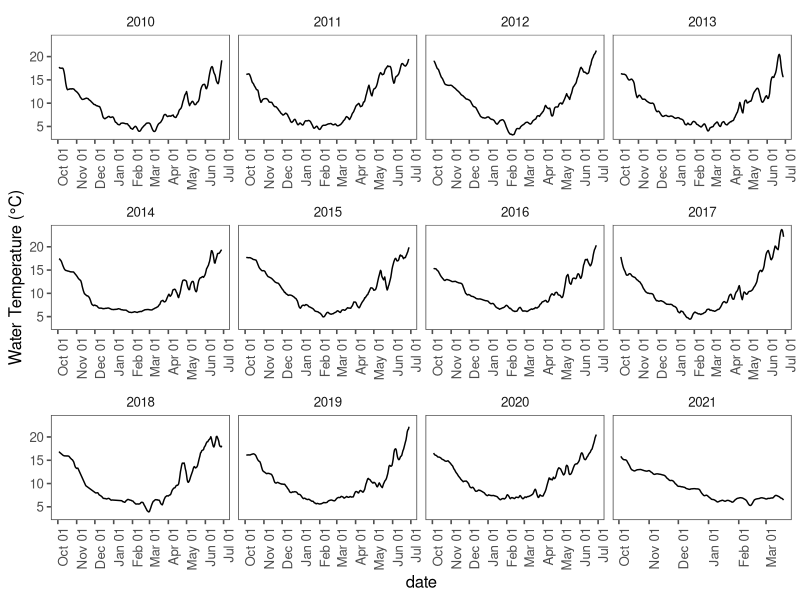

The R script that drew this image: (Note: this script raises an error after producing the figure.)
#### CLEAR THE ENVIRONMENT FIRST ---------------------------------------------

rm(list = ls(all.names = TRUE))


#### LOAD PACKAGES -----------------------------------------------------------

library(tidyverse)
library(ggplot2)
library(data.table)
library(ggthemes)
library(readxl)
library(gridExtra)
library(grid)
library(cowplot)


#### LOAD TEMPERATURE DATA -----------------------------------------------------------------------

temp.all <- read_excel("data/lake-geneva/lake-geneva-temperature.xlsx", sheet = "temp", skip = 28) %>% 
  mutate(yday = yday(date)) %>% 
  filter(year >= 2010)

## Calculate a 5-day center moving average to smooth temperature curve
## Smoothing prevents issues below trying to find the start and stop from large daily temp deviations
temp.all.ma <- temp.all %>% group_by(year) %>% 
  mutate(temp.ma_c = frollmean(temp_c, n = 5, align = "center")) %>% 
  filter(!is.na(temp.ma_c))

## 
ggplot(temp.all.ma, aes(x = date, y = temp.ma_c)) + 
  geom_line() + theme_few() + 
  ylab('Water Temperature (°C)') + 
  scale_x_datetime(date_breaks = "1 month", date_labels =  "%b %d") + 
  theme(axis.text.x = element_text(angle = 90, hjust = 1))  + 
  facet_wrap(~year, scales = "free_x")


#### CALCULATE MEAN SPAWNING DATE ----------------------------------------------------------------

model.locations <- read_excel("data/model-population-parameters.xlsx", sheet = "bio-parameters", skip = 34) %>% 
  filter(lake == "Lake Geneva")


#### CALCULATE MEAN SPAWNING DATE ----------------------------------------------------------------

## Calculate the start date of spawning period
spawn.start.date <- temp.all.ma %>% 
  group_by(year) %>% 
  filter(temp.ma_c <= model.locations$start.spawn.temp_c) %>% 
  arrange(date) %>% 
  slice(1) %>% select(year, spawn.start.date = date)

## Calculate the end date of spawning period
spawn.end.date <- temp.all.ma %>% 
  group_by(year) %>% 
  filter(temp.ma_c <= model.locations$end.spawn.temp_c) %>% 
  arrange(date) %>% 
  slice(1) %>% 
  select(year, spawn.end.date = date) %>% 
  ## subtract one day to correct for temp less than (spawning ends day of temp threshold)
  mutate(spawn.end.date = as.Date(spawn.end.date)-1)

## Combine start and end dates; Filter to each day in spawning period
spawn.period.temp <- temp.all.ma %>% 
  left_join(spawn.start.date) %>% 
  left_join(spawn.end.date) %>% 
  mutate(spawn.length_days = as.Date(spawn.end.date) - as.Date(spawn.start.date),
         spawn.end.date = as.Date(ifelse(spawn.length_days > 30, as.Date(spawn.start.date)+30, spawn.end.date), origin = "1970-01-01"),
         spawn.length_days = as.Date(spawn.end.date) - as.Date(spawn.start.date)) %>%
  group_by(year) %>% 
  filter(date >= spawn.start.date, date <= spawn.end.date)

mu.spawn <- spawn.period.temp %>% 
  group_by(year) %>% 
  summarize(mu.spawn.date = mean(date)) %>% 
  mutate(mu.spawn.yday = yday(mu.spawn.date))


#### CALCULATE MEAN HATCHING DATE ----------------------------------------------------------------

mu.hatch <- read_excel("data/lake-geneva/lake-geneva-hatching.xlsx", sheet = "lake-geneva-hatching", skip = 27) %>%
  group_by(year) %>% 
  summarize(mu.hatch.date = as.Date(weighted.mean(date, abundance), format = "%Y-%m-%d")) %>% 
  mutate(mu.hatch.yday = yday(mu.hatch.date)) %>% 
  summarize(mu.hatch = as.integer(mean(mu.hatch.yday))) %>% pull()


## Filter temp profiles by start and end dates, calculate daily degree-days

temp.inc <- temp.all.ma %>% left_join(mu.spawn) %>%
  group_by(year) %>% 
  filter(date >= mu.spawn.date, yday <= mu.hatch) %>% 
  select(-mu.spawn.date, -mu.spawn.yday)


## Find ADD at hatch
temp.ADD <- temp.inc %>% group_by(year) %>% 
  mutate(ADD = cumsum(temp.ma_c)) %>% 
  filter(ADD == max(ADD)) %>% 
  select(date, year, temp.ma_c, ADD)


#### EUROPEAN WHITEFISH MODELS -------------------------------------------------------------------

## Polynomial: y = a + bx + cx^2
## Semilog: log10(y) = log10(a) + log10(b)x + log10(c)x^2
## Antilog: 10^(log(y))

## Eckmann 1987 (uses natural log)
model.EC <- read_excel("data/model-structural-parameters.xlsx", sheet = "coefficients", skip = 32) %>% 
  filter(lake == "Lake Constance", morph == "littoral", source == "Eckmann (1987)")

## Take antilog from daily semilog output, accumulate across days
model.EC.perc <- temp.all.ma %>% left_join(mu.spawn) %>% 
  group_by(year) %>% 
  filter(date >= mu.spawn.date) %>% 
  mutate(perc.day = (10^(model.EC$a + model.EC$b * temp.ma_c + model.EC$c * temp.ma_c^2))*100,
         perc.cum = cumsum(perc.day)) %>% 
  filter(perc.cum <= 100) %>%
  mutate(ADD = cumsum(temp.ma_c))

model.EC.perc.max <- model.EC.perc %>% group_by(year) %>% 
  filter(perc.cum == max(perc.cum)) %>% 
  select(date, year, temp.ma_c, ADD) %>% 
  mutate(model = "EC")


## Stewart et al. 2021
model.geneva <- read_excel("data/model-structural-parameters.xlsx", sheet = "coefficients", skip = 32) %>% 
  filter(lake == "Lake Geneva")

## Take antilog from daily semilog output, accumulate across days
model.geneva.perc <- temp.all.ma %>%left_join(mu.spawn) %>% 
  group_by(year) %>% 
  filter(date >= mu.spawn.date) %>% 
  mutate(perc.day = (10^(model.geneva$a + model.geneva$b * temp.ma_c))*100,
         perc.cum = cumsum(perc.day),) %>% 
  filter(perc.cum <= 100) %>%
  mutate(ADD = cumsum(temp.ma_c))

model.geneva.perc.max <- model.geneva.perc %>% group_by(year) %>% 
  filter(perc.cum == max(perc.cum)) %>% 
  select(date, year, temp.ma_c, ADD) %>% 
  mutate(model = "GV")


#### COMBINE ALL MODEL HATCHING ESTIMATES --------------------------------------------------------

model.hatching.all <- temp.ADD %>% 
  mutate(model = "EP") %>% 
  bind_rows(., model.EC.perc.max, model.geneva.perc.max) %>% 
  mutate(model = factor(model, ordered = TRUE, levels = c("EP", "GV", "EC")),
         yday = yday(date))

model.hatching.all.comp <- model.hatching.all %>% 
  group_by(model) %>% 
  summarize(mean.ADD = mean(ADD)) %>% 
  select(model, mean.ADD) %>% 
  pivot_wider(names_from = model, values_from = mean.ADD) %>% 
  mutate(diff = EP-GV)


#### VISUALIZATIONS ------------------------------------------------------------------------------

ggplot(temp.all.ma, aes(x = date, y = temp.ma_c)) + 
  geom_line(size = 0.8) +
  geom_vline(data = data.frame(year = unique(temp.all.ma$year), 
                               date = temp.inc %>% group_by(year) %>% slice(1) %>% pull(date)),
             aes(xintercept = date), color = "gray25", linetype = "dashed", show.legend = FALSE) +
  geom_point(data = model.hatching.all, aes(x = as.POSIXct(date), y = temp.ma_c, fill = model, shape = model), size = 3) +
  scale_shape_manual("", values = c(21, 22, 23),
                     labels = c("Empirical Hatching  ", "Unpublished Thonon Data  ", "Eckmann, 1987")) +
  scale_fill_manual("", values = c("lightsalmon", "cornflowerblue", "forestgreen"),
                    labels = c("Empirical Hatching  ", "Unpublished Thonon Data  ", "Eckmann, 1987")) +
  scale_x_datetime(date_breaks = "1 month", date_labels =  "%b %d") + 
  labs(y = "Water Temperature (°C)") + 
  theme_few() + 
  theme(axis.text.x = element_text(angle = 45, hjust = 1),
        axis.text = element_text(size = 12),
        axis.title.y = element_text(size = 15),
        axis.title.x = element_blank(),
        legend.position = "top", 
        legend.text = element_text(size = 15),
        strip.text = element_text(size = 12),
        panel.spacing = unit(1, "lines")) + 
  facet_wrap(~year, scales = "free_x")

ggsave("figures/lake-geneva/lake-geneva-model-comparison-temp.png", height = 5.5, width = 9.5, dpi = 300)


plot.add <- ggplot(model.hatching.all, aes(x = factor(year), y = ADD, group = model)) +
  geom_point(aes(fill = model, shape = model), size = 3) + 
  scale_shape_manual("", values = c(21, 22, 23),
                     labels = c("Empirical Hatching  ", "Unpublished Thonon Data  ", "Eckmann, 1987")) +
  scale_fill_manual("", values = c("lightsalmon", "cornflowerblue", "forestgreen"),
                    labels = c("Empirical Hatching  ", "Unpublished Thonon Data  ", "Eckmann, 1987")) +
  labs(y = "Degree-days") +
  theme_few() + 
  theme(axis.text.x = element_text(angle = 45, hjust = 1),
        axis.text = element_text(size = 12),
        axis.title.y = element_text(size = 15),
        axis.title.x = element_blank(),
        legend.position = "top", 
        legend.text = element_text(size = 15),
        strip.text = element_text(size = 12),
        panel.spacing = unit(1, "lines"))

plot.date <- ggplot(model.hatching.all, aes(x = factor(year), y = yday, group = model)) +
  geom_point(aes(fill = model, shape = model), size = 3) + 
  scale_shape_manual("", values = c(21, 22, 23),
                     labels = c("Empirical Hatching  ", "Unpublished Thonon Data  ", "Eckmann, 1987")) +
  scale_fill_manual("", values = c("lightsalmon", "cornflowerblue", "forestgreen"),
                    labels = c("Empirical Hatching  ", "Unpublished Thonon Data  ", "Eckmann, 1987")) +
  labs(y = "Julian Date") +
  theme_few() + 
  theme(axis.text.x = element_text(angle = 45, hjust = 1),
        axis.text = element_text(size = 12),
        axis.title.y = element_text(size = 15),
        axis.title.x = element_blank(),
        legend.position = "top", 
        legend.text = element_text(size = 15),
        strip.text = element_text(size = 12),
        panel.spacing = unit(1, "lines"))

## Combine all figures
plot.all <- grid.arrange(
  arrangeGrob(get_legend(plot.add),
              nrow = 1,
              ncol = 1),
  arrangeGrob(
    arrangeGrob(plot.add + theme(legend.position = "none", axis.title.x = element_blank()),
                nrow = 1),
    arrangeGrob(plot.date + theme(legend.position = "none", axis.title.x = element_blank()), 
                nrow = 1),
    ncol = 2,
    widths = c(1, 1)
  ),
  heights = c(0.05, 1.0)
)

ggsave("figures/lake-geneva/lake-geneva-model-comparison-point.png", plot = plot.all, width = 8, height = 5, dpi = 300)
